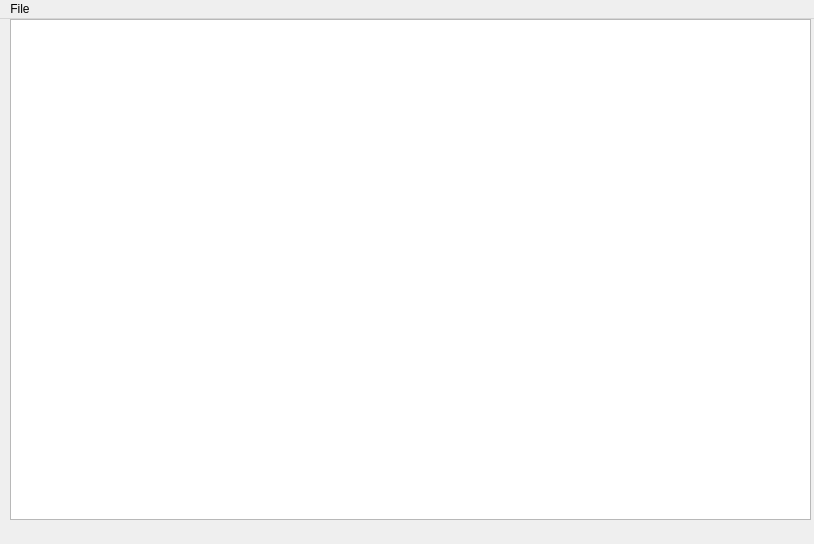
<?xml version="1.0" encoding="UTF-8"?>
<ui version="4.0">
 <class>MainWindow</class>
 <widget class="QMainWindow" name="MainWindow">
  <property name="geometry">
   <rect>
    <x>0</x>
    <y>0</y>
    <width>814</width>
    <height>544</height>
   </rect>
  </property>
  <property name="windowTitle">
   <string>MainWindow</string>
  </property>
  <widget class="QWidget" name="centralwidget">
   <widget class="QGraphicsView" name="graphicsView">
    <property name="geometry">
     <rect>
      <x>10</x>
      <y>0</y>
      <width>801</width>
      <height>501</height>
     </rect>
    </property>
   </widget>
  </widget>
  <widget class="QMenuBar" name="menubar">
   <property name="geometry">
    <rect>
     <x>0</x>
     <y>0</y>
     <width>814</width>
     <height>21</height>
    </rect>
   </property>
   <widget class="QMenu" name="menuFile">
    <property name="title">
     <string>File</string>
    </property>
    <addaction name="actionOpen"/>
    <addaction name="actionSave"/>
    <addaction name="actionClose"/>
    <addaction name="actionExit"/>
   </widget>
   <addaction name="menuFile"/>
  </widget>
  <action name="actionOpen">
   <property name="text">
    <string>Open</string>
   </property>
  </action>
  <action name="actionSave">
   <property name="text">
    <string>Save</string>
   </property>
  </action>
  <action name="actionClose">
   <property name="text">
    <string>Close</string>
   </property>
  </action>
  <action name="actionExit">
   <property name="text">
    <string>Exit</string>
   </property>
  </action>
 </widget>
 <resources/>
 <connections/>
</ui>
